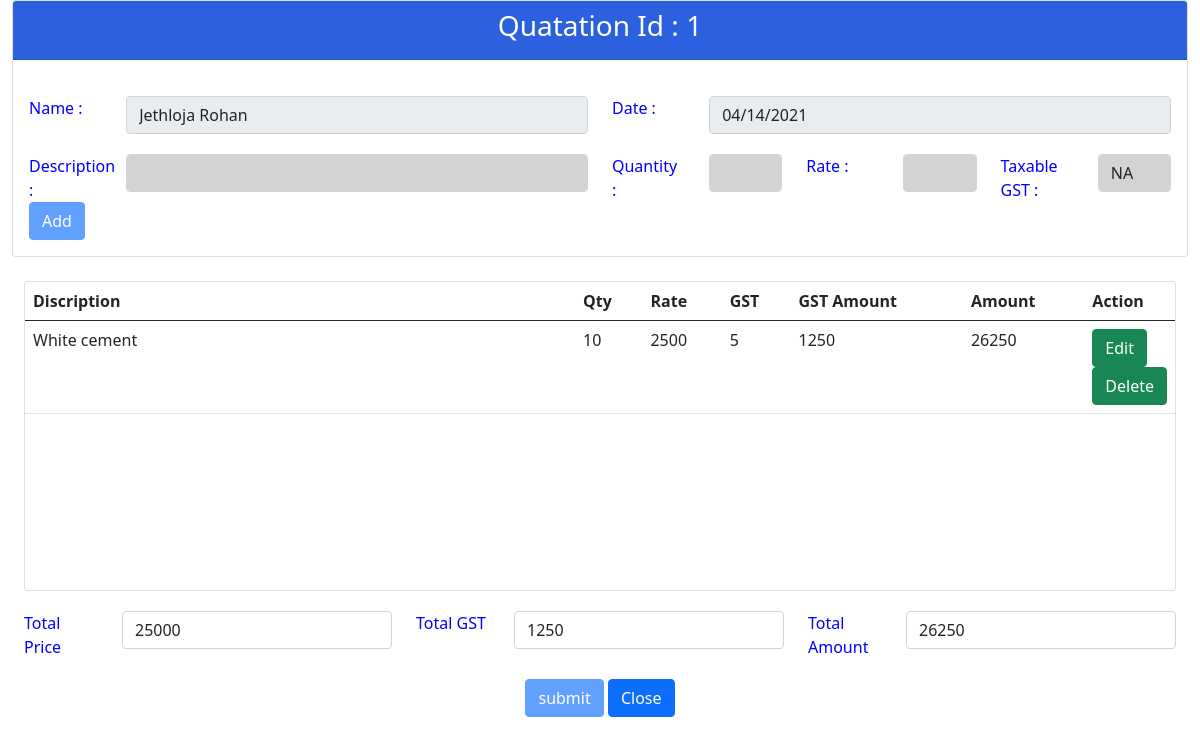
Screenshot of /Ceramic/Quatation/UpdateQuatation.php?id=1 with the database file from the repository.
### tables this page shows
CREATE TABLE `tblqutationmst` (
  `QutationId` int(10) NOT NULL,
  `Name` text NOT NULL,
  `QDate` date NOT NULL,
  `TotalPrice` float NOT NULL,
  `TotalGST` float NOT NULL,
  `TotalAmount` float NOT NULL,
  `CreatedDate` date NOT NULL DEFAULT current_timestamp(),
  `ModifiedDate` date NOT NULL,
  `RecStatus` tinyint(1) NOT NULL DEFAULT 1
);

CREATE TABLE `tblqutationdetails` (
  `ItemNo` int(11) NOT NULL,
  `Discription` text NOT NULL,
  `Qty` int(10) NOT NULL,
  `Rate` float NOT NULL,
  `Gst` int(10) NOT NULL,
  `CreatedDate` date NOT NULL DEFAULT current_timestamp(),
  `ModifiedDate` date NOT NULL,
  `RecStatus` tinyint(1) NOT NULL DEFAULT 1,
  `QutationId` int(10) NOT NULL
);

### Ceramic/Quatation/UpdateQuatation.php (the view, shortened to what this page needs)
<?php
    include('connection.php');
    $q_id = @$_GET['id'];
    $query = "SELECT * FROM tblqutationmst WHERE QutationId='$q_id'";
    $result = mysqli_query($conn, $query);
    while ($row=mysqli_fetch_array($result))
    {
        $qcname=$row[1];
        $qdate=$row[2];
        $qprice=$row[3];
        $qgst=$row[4];
        $qamount=$row[5];
    }
?>
<html lang="en">
<head>
    <link href="https://cdn.jsdelivr.net/npm/bootstrap@5.0.0-beta1/dist/css/bootstrap.min.css" rel="stylesheet"
>
</head>
<body>
                        <form action="UpdateQ.php?id=<?php echo $q_id; ?>" method="post">
    <div class="container-fluid col-lg-12">
        <div class="row">
            <div class="col-md-12">
                <div class="card card-primary">
                    <div class="card-header" style="background-color: #2B60DE">
                        <center>
                            <h3 class="card-title" style="color: white">Quatation Id :
                                <?php echo $q_id ?>
                            </h3>
                        </center>
                    </div>
                        <div class="card-body">
                        <div class="row mt-3">
                            <div class="col-md-1">
                                <label class='fieldlabel mt-1' for="companyname">Name : </label>
                            </div>
                            <div class="col-md-5">
                                <input id='setCompanyName' class="form-control mt-1 datafields" type="text"
                                    value="<?php echo $qcname; ?>" disabled>
                            </div>
                            <div class="col-md-1">
                                <label class='fieldlabel mt-1' for="customername">Date : </label>
                            </div>
                            <div class="col-md-5">
                                <input id='setCustomerName' class="form-control mt-1 datafields" type="date"
                                    value="<?php echo $qdate; ?>" disabled>
                            </div>
                        </div>
                        <div class="row mt-3">
                            <div class="col-md-1">
                                <label class='fieldlabel mt-1' for="customername">Description : </label>
                            </div>
                            <div class="col-md-5">
                                <input id='qdis' name="qdis" class="form-control mt-1 datafields" type="text">
                            </div>
                            <div class="col-md-1">
                                <label class='fieldlabel mt-1' for="customername">Quantity : </label>
                            </div>
                            <div class="col-md-1">
                                <input id='qqty' name="qqty" class="form-control mt-1 datafields" type="text">
                            </div>
                            <div class="col-md-1">
                                <label class='fieldlabel mt-1' for="customername">Rate : </label>
                            </div>
                            <div class="col-md-1">
                                <input id='qrate' name="qrate" class="form-control mt-1 datafields" type="text">
                            </div>
                            <div class="col-md-1">
                                <label class='fieldlabel mt-1' for="customername">Taxable GST : </label>
                            </div>
                            <div class="col-md-1">
                                <select class="form-control mt-1 datafields" id="qgstd" name="qgstd">
                                    <option value="0">NA</option>
                           </select>
                            </div>
                        </div>
                        <div class="col-12">
                            <input type="Button" name="add" value="Add" id="add_data" class="btn btn-primary" disabled>
                        </div>
                    </div>
                </div>
            </div>
        </div>
        <br>
        <div class="container-fluid">
            <div class="row">
                <div class="col-md-12">
                    <div class="card card-primary" style="overflow-x:auto; overflow-y: auto; height: 310px;">
                        <table class="table" id="data_table">
                            <thead>
                                <tr>
                                    <th width="550px">Discription</th>
                                    <th>Qty</th>
                                    <th>Rate</th>
                                    <th>GST</th>
                                    <th>GST Amount</th>
                                    <th>Amount</th>
                                    <th width="40px">Action</th>
                                </tr>
                            </thead>
                            <tbody id="tbody">
                                <?php
                                $findItem = "SELECT Discription, Qty, Rate, Gst, ItemNo FROM tblqutationdetails WHERE QutationId='$q_id'";
                                $resultfindItem = mysqli_query($conn, $findItem);
                                while ($row=mysqli_fetch_array($resultfindItem))
                                {
                                    $qdis=$row[0];
                                    $qqty=$row[1];
                                    $qrate=$row[2];
                                    $qgstd=$row[3];
                                    $qgstamt=$qrate*$qqty*$qgstd/100;
                                    $qamt=($qqty*$qrate)+$qgstamt;
                                    $srno=$row[4];
                                    $srno++;
                                ?>
                                <tr>
                                    <td>
                                        <?php echo $qdis ?>
                                    </td>
                                    <td>
                                        <?php echo $qqty ?>
                                    </td>
                                    <td>
                                        <?php echo $qrate ?>
                                    </td>
                                    <td>
                                        <?php echo $qgstd ?>
                                    </td>
                                    <td>
                                        <?php echo $qgstamt ?>
                                    </td>
                                    <td>
                                        <?php echo $qamt ?>
                                    </td>
                                    <td>
                                        <input type="button" name="edit" class="btn btn-success" value="Edit" onclick="editdata(this, <?php echo (isset($srno))?$srno:'';?>)">
                                        <input type="button" name="delete" class="btn btn-success" value="Delete" onclick="SomeDeleteRowFunction(this, <?php echo (isset($srno))?$srno:'';?>)">
                                    </td>
                                </tr>
                                <?php
                                            }
                            ?>
                            </tbody>
                        </table>
                    </div>
                    <div class="row mt-3">
                            <div class="col-md-1">
                                <label class='fieldlabel mt-1' for="totalamount">Total Price</label>
                            </div>
                            <div class="col-md-3">
                                <input id="setTotalAmount" name="ttprice" class="form-control mt-1 datafields-p" type="text"
                                    value="<?php echo $qprice; ?>">
                            </div>
                            <div class="col-md-1">
                                <label class='fieldlabel mt-1' for="totalamount">Total GST</label>
                            </div>
                            <div class="col-md-3">
                                <input id="setDiscount" name="ttgst" class="form-control mt-1 datafields-p" type="text"
                                    value="<?php echo $qgst; ?>">
                            </div>
                            <div class="col-md-1">
                                <label class='fieldlabel mt-1' for="amounttobepaid">Total Amount</label>
                            </div>
                            <div class="col-md-3">
                                <input id="setAmountToBePaid" name="ttamount" class="form-control mt-1 datafields-p" type="text" value="<?php echo $qamount; ?>">
                            </div>
                        </div>
                        <div class="row" style="margin-top: 20px;">
                            <center>
                                <form action="makepdf.php" target="_blank" method='POST'>
                                    <input type="submit" id="submit" name="submit" value="submit" class="btn btn-primary" disabled>
                                    <input type="button" class="btn btn-primary" name="Close" value="Close" onclick="window.location='./ManageQuatation.php'">
                                </form>
                            </center>
                        </div>
                </div>
            </div>
        </div>
    </div>
                        </form>
</body>
</html>

### Ceramic/Quatation/UpdateQuatation.php (style rules this page uses)
.datafields { background-color: lightgrey; }
.fieldlabel { color: blue; }

### rows the page displays
tblqutationmst: Name "Jethloja Rohan", QDate "04/14/2021", ttprice "25000", ttgst "1250", ttamount "26250"
tblqutationdetails: Discription "White cement", Qty "10", Rate "2500", Gst "5", qgstamt "1250", qamt "26250"

### other values shown
$q_id "1"
